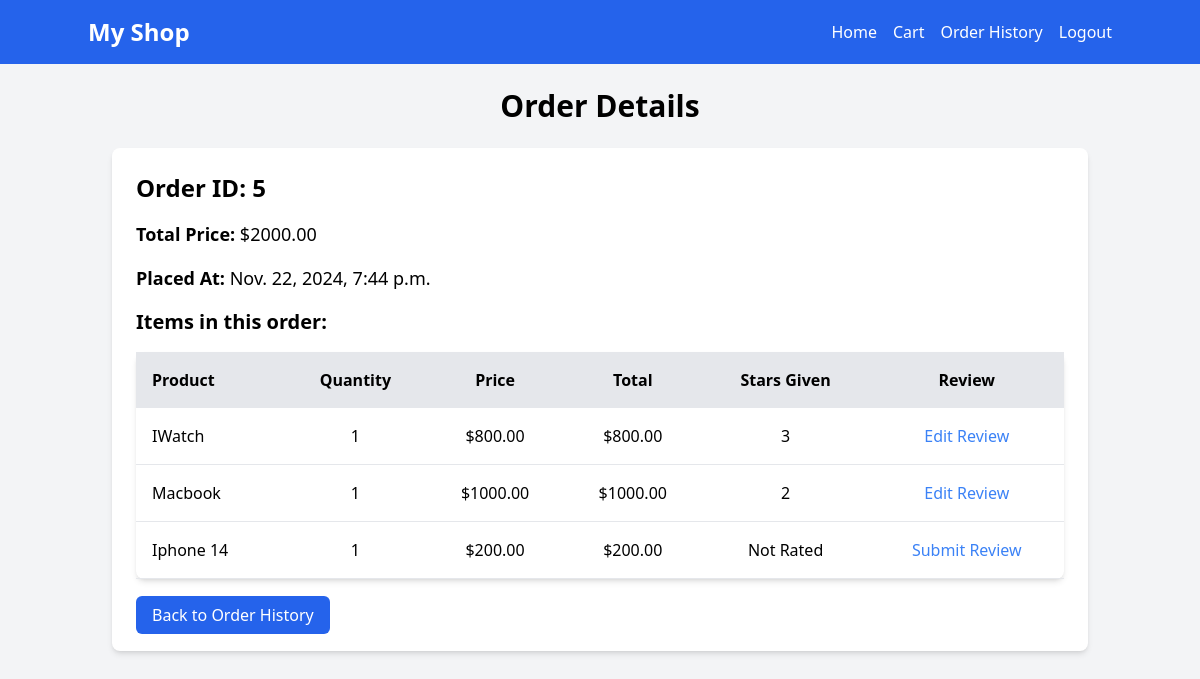
Page /order-details/5/ (signed in) on the committed database.
### shop/models.py (models this page shows, shortened)
class Order(models.Model):
    user = models.ForeignKey(User, on_delete=models.CASCADE)
    total_price = models.DecimalField(max_digits=10, decimal_places=2)
    placed_at = models.DateTimeField(auto_now_add=True)

class Product(models.Model):
    name = models.CharField(max_length=255)
    price = models.DecimalField(max_digits=10, decimal_places=2)
    description = models.TextField()

### shop/views.py (the view)
# urls.py: path('order-details/<int:id>/', views.order_details, name='order_details'),
@login_required
def order_details(request, id):
    order = get_object_or_404(Order, id=id)
    order_items = order.order_items.annotate(
        has_review=Exists(
            ProductReview.objects.filter(product=OuterRef('product'), user=request.user)
        ),
        review_star=Subquery(
            ProductReview.objects.filter(
                product=OuterRef('product'),
                user=request.user
            ).values('star')[:1]  # Get the first result (if any)
        )
    )
    order_item_data = []
    for item in order_items:
        review = ProductReview.objects.filter(product=item.product, user=request.user).first()
        order_item_data.append({
            "product": item.product,
            "quantity": item.quantity,
            "price": item.product.price,
            "total_price": item.get_total_price(),
            "has_review": bool(review),
            "review_star": review.star if review else "Not Rated",
        })
    return render(request, 'shop/order_details.html', {
        'order': order,
        'order_item_data': order_item_data,
    })

### shop/context_processors.py (called while the page is built)
def cart_item_count(request):
    total_items = 0
    if request.user.is_authenticated:
        cart, created = Cart.objects.get_or_create(user=request.user)
        cart_items = CartItem.objects.filter(cart=cart)
        total_items = sum(item.quantity for item in cart_items)
    return {'total_items': total_items}

### shop/models.py (called while the page is built)
    def get_total_price(self):
        return self.product.price * self.quantity

### shop/templates/shop/order_details.html (shortened to what this page needs)
{% extends 'shop/base.html' %}
{% block content %}
<div class="container mx-auto p-6">
    <h1 class="text-3xl font-bold text-center mb-6">Order Details</h1>
    <div class="bg-white shadow-md rounded-lg p-6">
        <h2 class="text-2xl font-semibold mb-4">Order ID: {{ order.id }}</h2>
        <p class="text-lg mb-4"><strong>Total Price:</strong> ${{ order.total_price }}</p>
        <p class="text-lg mb-4"><strong>Placed At:</strong> {{ order.placed_at }}</p>
        <h3 class="text-xl font-semibold mb-4">Items in this order:</h3>
        <table class="table-auto w-full bg-white shadow-md rounded-lg">
            <thead>
                <tr class="bg-gray-200">
                    <th class="p-4 text-left">Product</th>
                    <th class="p-4 text-center">Quantity</th>
                    <th class="p-4 text-center">Price</th>
                    <th class="p-4 text-center">Total</th>
                    <th class="p-4 text-center">Stars Given</th>
                    <th class="p-4 text-center">Review</th>
                </tr>
            </thead>
            <tbody>
                {% for item in order_item_data %}
                <tr class="border-b">
                    <td class="p-4">{{ item.product.name }}</td>
                    <td class="p-4 text-center">{{ item.quantity }}</td>
                    <td class="p-4 text-center">${{ item.price }}</td>
                    <td class="p-4 text-center">${{ item.total_price }}</td>
                    <td class="p-4 text-center">
                        {{ item.review_star }}
                    </td>
                    <td class="p-4 text-center">
                        <a href="{% url 'product_review' item.product.id %}" class="text-blue-500 hover:underline">
                            {% if item.has_review %}
                            Edit Review
                            {% else %}
                            Submit Review
                            {% endif %}
                        </a>
                    </td>
                </tr>
                {% endfor %}
            </tbody>
        </table>
        <div class="mt-6">
            <a href="{% url 'order_history' %}"
                class="bg-blue-600 text-white px-4 py-2 rounded-md hover:bg-blue-700 transition duration-300">Back to
                Order History</a>
        </div>
    </div>
</div>
{% endblock %}

### rows in the picture
Order: id "5", total_price "2000.00", placed_at "Nov. 22, 2024, 7:44 p.m."
Product: product.name "IWatch", quantity "1", price "800.00", total_price "800.00", review_star "3", shows "Edit Review"
Product: product.name "Macbook", quantity "1", price "1000.00", total_price "1000.00", review_star "2", shows "Edit Review"
Product: product.name "Iphone 14", quantity "1", price "200.00", total_price "200.00", review_star "Not Rated", shows "Submit Review"
